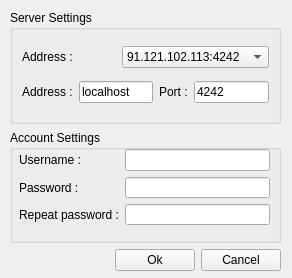
<ui version="4.0" >
 <class>Create</class>
 <widget class="QWidget" name="Create" >
  <property name="geometry" >
   <rect>
    <x>0</x>
    <y>0</y>
    <width>292</width>
    <height>278</height>
   </rect>
  </property>
  <property name="windowTitle" >
   <string>Create</string>
  </property>
  <widget class="QWidget" name="verticalLayout" >
   <property name="geometry" >
    <rect>
     <x>10</x>
     <y>10</y>
     <width>271</width>
     <height>261</height>
    </rect>
   </property>
   <layout class="QVBoxLayout" >
    <item>
     <widget class="QGroupBox" name="groupBox" >
      <property name="title" >
       <string>Server Settings</string>
      </property>
      <layout class="QVBoxLayout" >
       <item>
        <layout class="QHBoxLayout" >
         <item>
          <widget class="QLabel" name="label_5" >
           <property name="text" >
            <string>Address :</string>
           </property>
           <property name="buddy" >
            <cstring>comboBox</cstring>
           </property>
          </widget>
         </item>
         <item>
          <widget class="QComboBox" name="comboBox" >
           <item>
            <property name="text" >
             <string>91.121.102.113:4242</string>
            </property>
           </item>
           <item>
            <property name="text" >
             <string>91.121.35.26:4242</string>
            </property>
           </item>
          </widget>
         </item>
        </layout>
       </item>
       <item>
        <layout class="QGridLayout" >
         <item row="0" column="0" >
          <widget class="QLabel" name="label" >
           <property name="text" >
            <string>Address :</string>
           </property>
           <property name="buddy" >
            <cstring>address</cstring>
           </property>
          </widget>
         </item>
         <item row="0" column="1" >
          <widget class="QLineEdit" name="address" >
           <property name="text" >
            <string>localhost</string>
           </property>
           <property name="maxLength" >
            <number>15</number>
           </property>
          </widget>
         </item>
         <item row="0" column="2" >
          <widget class="QLabel" name="label_2" >
           <property name="text" >
            <string>Port :</string>
           </property>
           <property name="buddy" >
            <cstring>port</cstring>
           </property>
          </widget>
         </item>
         <item row="0" column="3" >
          <widget class="QLineEdit" name="port" >
           <property name="text" >
            <string>4242</string>
           </property>
           <property name="maxLength" >
            <number>5</number>
           </property>
          </widget>
         </item>
        </layout>
       </item>
      </layout>
     </widget>
    </item>
    <item>
     <widget class="QGroupBox" name="groupBox_2" >
      <property name="title" >
       <string>Account Settings</string>
      </property>
      <widget class="QWidget" name="gridLayout_2" >
       <property name="geometry" >
        <rect>
         <x>9</x>
         <y>19</y>
         <width>251</width>
         <height>76</height>
        </rect>
       </property>
       <layout class="QGridLayout" >
        <item row="0" column="0" >
         <widget class="QLabel" name="label_3" >
          <property name="text" >
           <string>Username :</string>
          </property>
          <property name="buddy" >
           <cstring>username</cstring>
          </property>
         </widget>
        </item>
        <item row="0" column="1" >
         <widget class="QLineEdit" name="username" >
          <property name="maxLength" >
           <number>20</number>
          </property>
         </widget>
        </item>
        <item row="1" column="0" >
         <widget class="QLabel" name="label_4" >
          <property name="text" >
           <string>Password :</string>
          </property>
          <property name="buddy" >
           <cstring>password</cstring>
          </property>
         </widget>
        </item>
        <item row="1" column="1" >
         <widget class="QLineEdit" name="password" >
          <property name="maxLength" >
           <number>20</number>
          </property>
          <property name="echoMode" >
           <enum>QLineEdit::Password</enum>
          </property>
         </widget>
        </item>
        <item row="2" column="0" >
         <widget class="QLabel" name="label_6" >
          <property name="text" >
           <string>Repeat password :</string>
          </property>
          <property name="buddy" >
           <cstring>repassword</cstring>
          </property>
         </widget>
        </item>
        <item row="2" column="1" >
         <widget class="QLineEdit" name="repassword" >
          <property name="maxLength" >
           <number>20</number>
          </property>
          <property name="echoMode" >
           <enum>QLineEdit::Password</enum>
          </property>
         </widget>
        </item>
       </layout>
      </widget>
     </widget>
    </item>
    <item>
     <layout class="QHBoxLayout" >
      <item>
       <spacer>
        <property name="orientation" >
         <enum>Qt::Horizontal</enum>
        </property>
        <property name="sizeHint" >
         <size>
          <width>40</width>
          <height>20</height>
         </size>
        </property>
       </spacer>
      </item>
      <item>
       <widget class="QPushButton" name="pushButtonOk" >
        <property name="text" >
         <string>Ok</string>
        </property>
       </widget>
      </item>
      <item>
       <widget class="QPushButton" name="pushButtonCancel" >
        <property name="text" >
         <string>Cancel</string>
        </property>
       </widget>
      </item>
     </layout>
    </item>
   </layout>
  </widget>
 </widget>
 <tabstops>
  <tabstop>username</tabstop>
  <tabstop>password</tabstop>
  <tabstop>repassword</tabstop>
  <tabstop>pushButtonOk</tabstop>
  <tabstop>pushButtonCancel</tabstop>
  <tabstop>comboBox</tabstop>
  <tabstop>address</tabstop>
  <tabstop>port</tabstop>
 </tabstops>
 <resources/>
 <connections/>
</ui>
